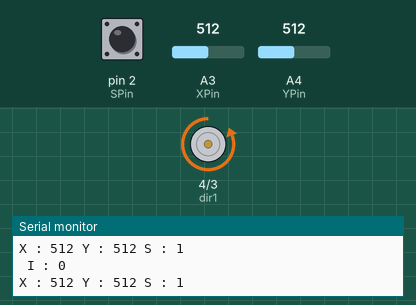
Recording of a sketch running on a simulated Arduino Uno, built with avr-gcc and run on an emulated ATmega328P. On the bench: motor-driver pin pairs drawn as motors (green arrow = first pin HIGH = forward, orange = second pin HIGH = backward, longer = more drive, scaled by the enable pin), the last lines printed to the serial monitor. The test bench sets the inputs (shaded band); at power-on: A4 (YPin) = 512, A3 (XPin) = 512, pin 2 (SPin) HIGH.

Above: at 1.2 s.
1.3 s: A4 (YPin) set to 716
At 2.5 s:
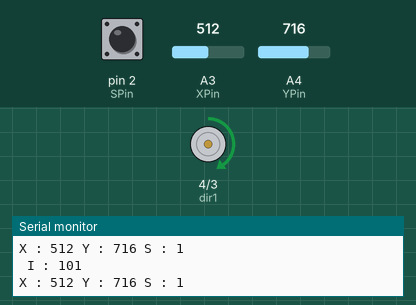
2.8 s: A4 (YPin) set to 511
At 4.0 s:
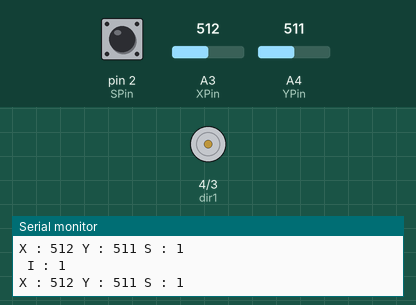
4.3 s: A4 (YPin) set to 501
At 5.7 s:
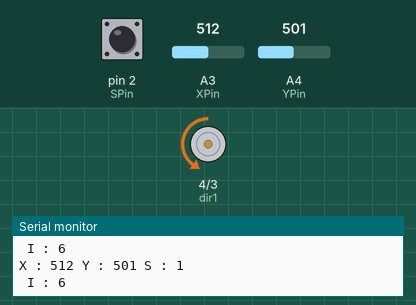
7.3 s: A4 (YPin) set to 306
At 8.0 s:
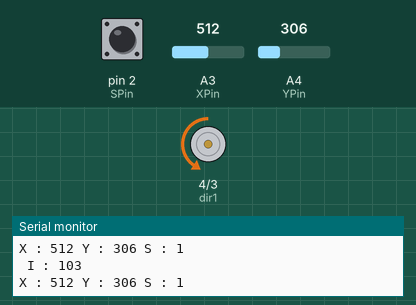
8.8 s: A4 (YPin) set to 122
At 9.5 s:
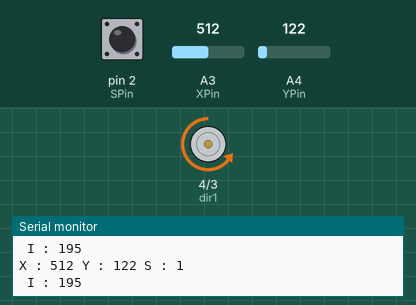
10.3 s: A3 (XPin) set to 110
11.8 s: A3 (XPin) set to 93
Timing chart, 0 to 14.3 s (numbered marks = the images above; inputs shaded):
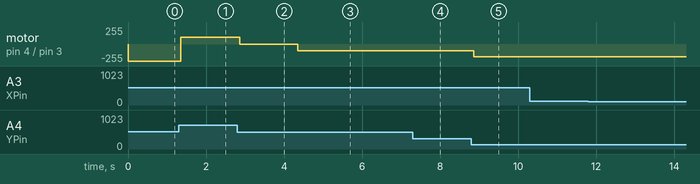

The sketch:

23_Joystick_DCMotor.ino
```cpp
const int Pin_Speed = 5;
const int dir1 = 4;
const int dir2 = 3;
const int XPin = A3;
const int YPin = A4;
const int SPin = 2;
int intensity;
int Vx;
int Vy;
int Vs;

int mSpeed = 255;

void setup() {
  // put your setup code here, to run once:
  Serial.begin(9600);
  // pinMode(Pin_Tilt, INPUT);
  pinMode(Pin_Speed, OUTPUT);
  pinMode(dir1, OUTPUT);
  pinMode(dir2, OUTPUT);
  pinMode(XPin, INPUT);
  pinMode(YPin, INPUT);
  pinMode(SPin, INPUT);
  digitalWrite(SPin, HIGH);
}

void loop() {
  // put your main code here, to run repeatedly:
  Vx = analogRead(XPin);
  Vy = analogRead(YPin);
  Vs = digitalRead(SPin);

  Serial.print("X : ");
  Serial.print(Vx);
  Serial.print(" Y : ");
  Serial.print(Vy);
  Serial.print(" S : ");
  Serial.println(Vs);

  // 뒤로밀면 시계방향
  intensity = abs(Vy - 513);
  Serial.print(" I : ");
  Serial.println(intensity/2);
  if (Vy < 513) {
    digitalWrite(dir2, HIGH);
    digitalWrite(dir1, LOW);
    analogWrite(Pin_Speed, intensity / 2 - 1);
  }
  else if (Vy > 512) {
    digitalWrite(dir2, LOW);
    digitalWrite(dir1, HIGH);
    analogWrite(Pin_Speed, intensity / 2 - 1);
  }
  else {
    analogWrite(Pin_Speed, 0);
  }
}
```

Measured:
- the behaviour switches between 510 and 509 on A4 (YPin) (found by bisection; images 2 and 3)
- after the input at 1.3 s, motor on pin 4 (dir1) / pin 3 (dir2): backward 255/255 → forward 100/255 after 0.05 s
- after the input at 2.8 s, motor on pin 4 (dir1) / pin 3 (dir2): forward 100/255 → stopped after 0.06 s
- after the input at 4.3 s, motor on pin 4 (dir1) / pin 3 (dir2): stopped → backward 100/255 at once
- after the input at 7.3 s, motor on pin 4 (dir1) / pin 3 (dir2): backward 100/255 → backward 102/255 after 0.05 s
- after the input at 8.8 s, motor on pin 4 (dir1) / pin 3 (dir2): backward 102/255 → backward 194/255 after 0.06 s
